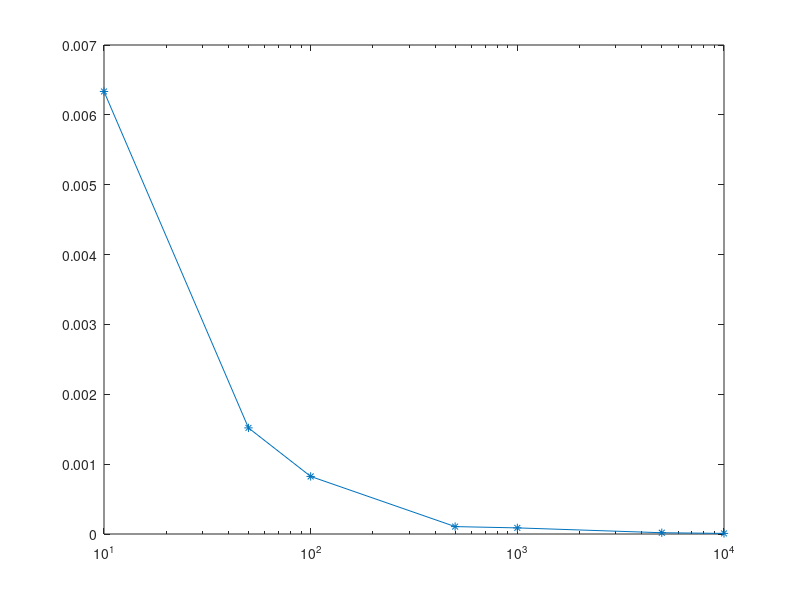

Source code (MATLAB):
clear all;
close all;

N = [10,50,100,500,1000,5000,10000];
R = 100;
rand_nums = [];
averages_pow2 = [];
averages = [];
sample_variances = [];
for n = N
    for r = 1:R
        for i = 1:n
            rand_nums(i) = rand()-0.5;
        end
        averages(r) = mean(rand_nums);
        averages_pow2(r) = averages(r)^2;
    end
    
    sample_variances(end+1) = 1/r * sum(averages_pow2);
    
end


figure
semilogx(N,sample_variances, '*-' );

